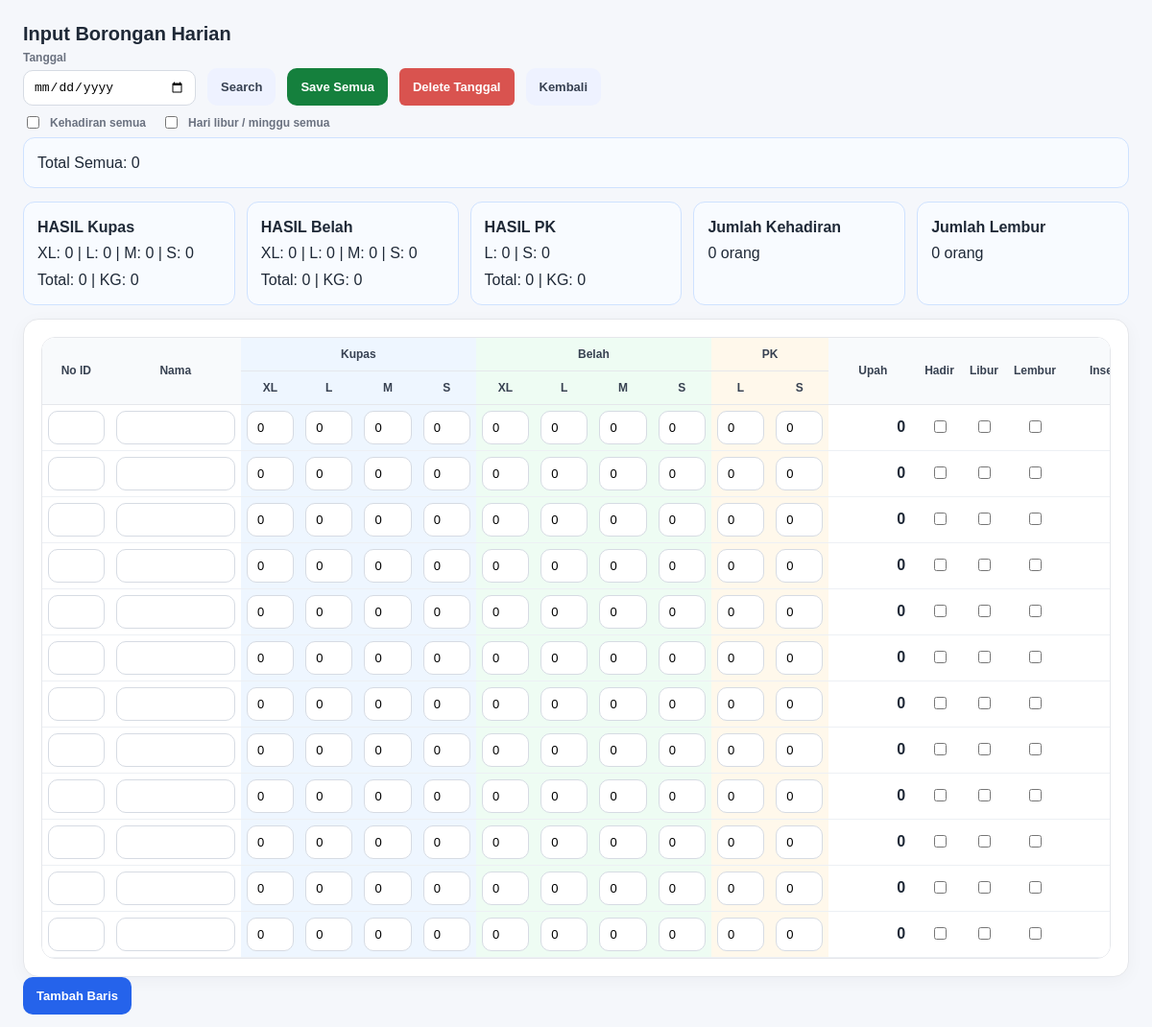
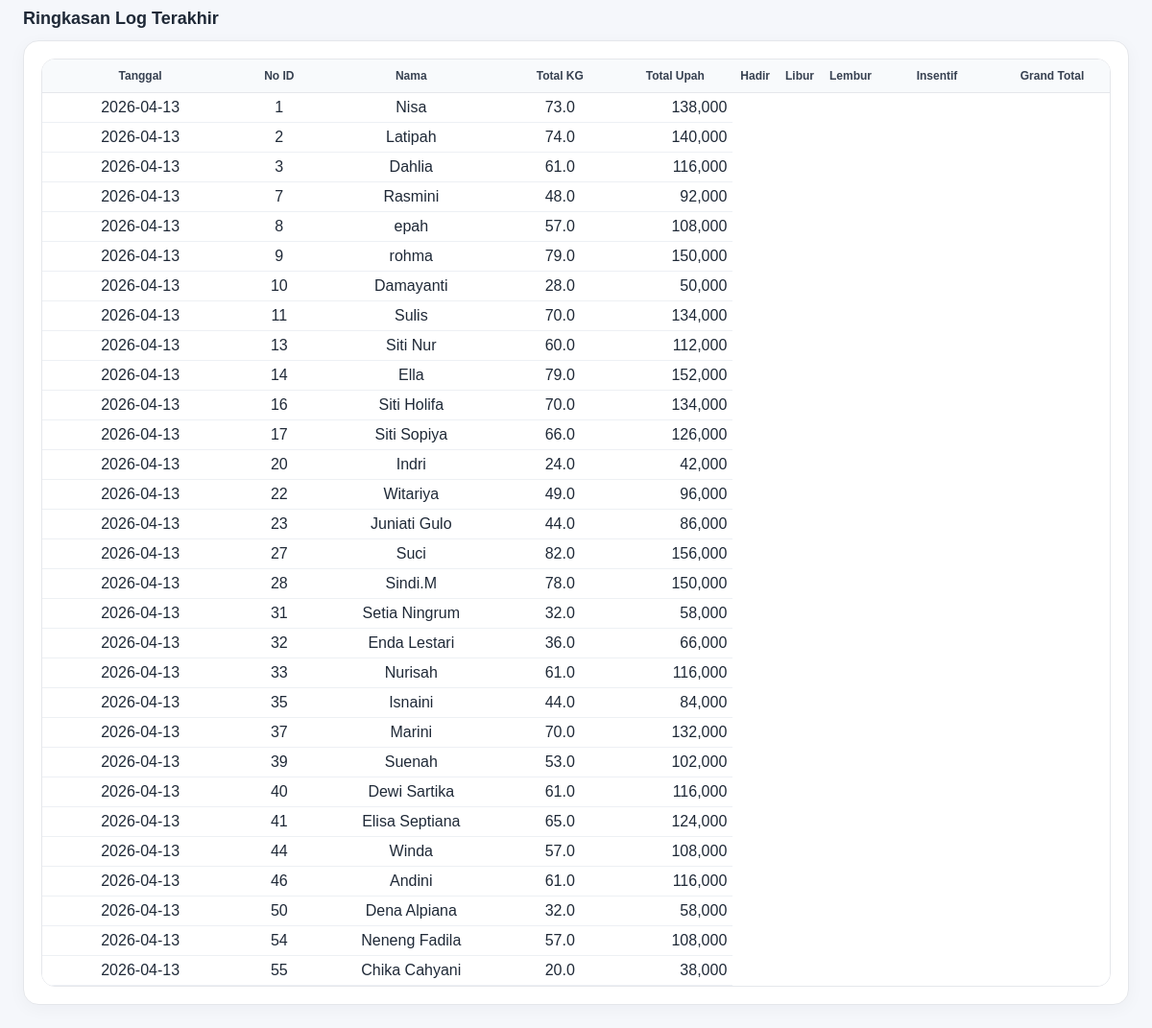
Screenshot of /karyawan/borongan (signed in) with the database file from the repository (2 pictures, top to bottom).
### tables this page shows
CREATE TABLE borongan_logs (
                        id INTEGER PRIMARY KEY AUTOINCREMENT,
                        tanggal TEXT NOT NULL,
                        no_id TEXT NOT NULL,
                        nama TEXT NOT NULL,
                    
                        kupas_xl_koin REAL NOT NULL DEFAULT 0,
                        kupas_l_koin REAL NOT NULL DEFAULT 0,
                        kupas_m_koin REAL NOT NULL DEFAULT 0,
                        kupas_s_koin REAL NOT NULL DEFAULT 0,
                    
                        belah_xl_koin REAL NOT NULL DEFAULT 0,
                        belah_l_koin REAL NOT NULL DEFAULT 0,
                        belah_m_koin REAL NOT NULL DEFAULT 0,
                        belah_s_koin REAL NOT NULL DEFAULT 0,
                    
                        pk_l_kg REAL NOT NULL DEFAULT 0,
                        pk_s_kg REAL NOT NULL DEFAULT 0,
                    
                        kupas_xl_kg REAL NOT NULL DEFAULT 0,
                        kupas_l_kg REAL NOT NULL DEFAULT 0,
                        kupas_m_kg REAL NOT NULL DEFAULT 0,
                        kupas_s_kg REAL NOT NULL DEFAULT 0,
                    
                        belah_xl_kg REAL NOT NULL DEFAULT 0,
                        belah_l_kg REAL NOT NULL DEFAULT 0,
                        belah_m_kg REAL NOT NULL DEFAULT 0,
                        belah_s_kg REAL NOT NULL DEFAULT 0,
                    
                        pk_l_kg_final REAL NOT NULL DEFAULT 0,
                        pk_s_kg_final REAL NOT NULL DEFAULT 0,
                    
                        rate_kupas_xl REAL NOT NULL DEFAULT 0,
                        rate_kupas_l REAL NOT NULL DEFAULT 0,
                        rate_kupas_m REAL NOT NULL DEFAULT 0,
                        rate_kupas_s REAL NOT NULL DEFAULT 0,
                    
                        rate_belah_xl REAL NOT NULL DEFAULT 0,
                        rate_belah_l REAL NOT NULL DEFAULT 0,
                        rate_belah_m REAL NOT NULL DEFAULT 0,
                        rate_belah_s REAL NOT NULL DEFAULT 0,
                    
                        rate_pk_l REAL NOT NULL DEFAULT 0,
                        rate_pk_s REAL NOT NULL DEFAULT 0,
                    
                        subtotal_kupas_xl REAL NOT NULL DEFAULT 0,
                        subtotal_kupas_l REAL NOT NULL DEFAULT 0,
                        subtotal_kupas_m REAL NOT NULL DEFAULT 0,
                        subtotal_kupas_s REAL NOT NULL DEFAULT 0,
                    
                        subtotal_belah_xl REAL NOT NULL DEFAULT 0,
                        subtotal_belah_l REAL NOT NULL DEFAULT 0,
                        subtotal_belah_m REAL NOT NULL DEFAULT 0,
                        subtotal_belah_s REAL NOT NULL DEFAULT 0,
                    
                        subtotal_pk_l REAL NOT NULL DEFAULT 0,
                        subtotal_pk_s REAL NOT NULL DEFAULT 0,
                    
                        total_kg REAL NOT NULL DEFAULT 0,
                        total_upah REAL NOT NULL DEFAULT 0,
                    
                        created_at TEXT NOT NULL DEFAULT CURRENT_TIMESTAMP,
                        updated_at TEXT NOT NULL DEFAULT CURRENT_TIMESTAMP, hadir INTEGER NOT NULL DEFAULT 0, hari_libur INTEGER NOT NULL DEFAULT 0, lembur INTEGER NOT NULL DEFAULT 0, insentif_kehadiran REAL NOT NULL DEFAULT 0, insentif_libur REAL NOT NULL DEFAULT 0, insentif_lembur REAL NOT NULL DEFAULT 0, total_insentif REAL NOT NULL DEFAULT 0, grand_total REAL NOT NULL DEFAULT 0,
                    
                        UNIQUE (tanggal, no_id)
                    );

### karyawan/routes.py (the view)
@karyawan_bp.route("/borongan", methods=["GET"])
@login_required
@role_required("admin","absensi")
def borongan_index():
    conn = get_conn()
    setting_rows = conn.execute("""
        SELECT kode, nilai
        FROM payroll_settings
        WHERE aktif = 1
    """).fetchall()
    setting_map = {r["kode"]: float(r["nilai"] or 0) for r in setting_rows}
    rates = conn.execute("""
        SELECT
            wt.kode AS work_kode,
            s.kode AS size_kode,
            wr.harga_per_kg
        FROM work_rates wr
        JOIN work_types wt ON wt.id = wr.work_type_id
        JOIN sizes s ON s.id = wr.size_id
        WHERE wr.aktif = 1
        ORDER BY wt.kode, s.urutan
    """).fetchall()
    rate_map = {}
    for r in rates:
        key = f"{r['work_kode']}_{r['size_kode']}"
        rate_map[key] = float(r["harga_per_kg"] or 0)
    recent_summary = conn.execute("""
        SELECT
            tanggal,
            no_id,
            nama,
            total_kg,
            total_upah
        FROM borongan_logs
        ORDER BY tanggal DESC, CAST(no_id AS INTEGER), no_id
        LIMIT 30
    """).fetchall()
    conn.close()
    return render_template(
        "karyawan/borongan.html",
        rate_map_json=json.dumps(rate_map),setting_map_json=json.dumps(setting_map),
        recent_summary=recent_summary
    )

### helpers/auth.py (called while the page is built)
def require_login():
    return session.get("user") is not None

def login_required(func):
    from functools import wraps
    @wraps(func)
    def wrapper(*args, **kwargs):
        if not require_login():
            return redirect(url_for("login"))
        return func(*args, **kwargs)
    return wrapper

def role_required(*roles):
    from functools import wraps
    def decorator(func):
        @wraps(func)
        def wrapper(*args, **kwargs):
            if session.get("role") not in roles:
                return redirect(url_for("dashboard"))
            return func(*args, **kwargs)
        return wrapper
    return decorator

### helpers/db.py (called while the page is built)
def get_conn():
    conn = sqlite3.connect(DB_PATH, timeout=30)
    conn.row_factory = sqlite3.Row
    conn.execute("PRAGMA foreign_keys = ON;")
    conn.execute("PRAGMA journal_mode = WAL;")
    return conn

### karyawan/templates/karyawan/borongan.html (shortened to what this page needs)
<!DOCTYPE html>
<html>
<head>
</head>
<body>
<div class="page-wrap">
    <div class="page-title">Input Borongan Harian</div>
    <div class="topbar">
    <div class="field-group">
        <label for="tanggal">Tanggal</label>
        <input type="date" id="tanggal">
    </div>
        <button type="button" class="btn btn-link" id="btnSearch">Search</button>
        <button type="button" class="btn btn-save" id="btnSaveAll">Save Semua</button>
        <button type="button" class="btn btn-danger" id="btnDeleteTanggal">Delete Tanggal</button>
         <a class="btn btn-link" href="{{ url_for('karyawan.karyawan_index') }}">Kembali</a>
    </div>
<div class="field-group" style="display:flex; gap:16px; align-items:center; margin-top:8px;">
    <label style="display:flex; align-items:center; gap:8px;">
        <input type="checkbox" id="checkHadirSemua">
        Kehadiran semua
    </label>
    <label style="display:flex; align-items:center; gap:8px;">
        <input type="checkbox" id="checkLiburSemua">
        Hari libur / minggu semua
    </label>
</div>
        <div class="hasil-item">
            Total Semua: <span id="grandTotal">0</span>
        </div>
    </div>
<div class="hasil-summary-grid">
<div class="hasil-item">
    <strong>HASIL Kupas</strong><br>
    XL: <span id="sumKupasXL">0</span> |
    L: <span id="sumKupasL">0</span> |
    M: <span id="sumKupasM">0</span> |
    S: <span id="sumKupasS">0</span><br>
    Total: <span id="sumKupasTotal">0</span> |
    KG: <span id="sumKupasKG">0</span>
</div>
    <div class="hasil-item">
    <strong>HASIL Belah</strong><br>
    XL: <span id="sumBelahXL">0</span> |
    L: <span id="sumBelahL">0</span> |
    M: <span id="sumBelahM">0</span> |
    S: <span id="sumBelahS">0</span><br>
    Total: <span id="sumBelahTotal">0</span> |
    KG: <span id="sumBelahKG">0</span>
</div>
    <div class="hasil-item">
        <strong>HASIL PK</strong><br>
        L: <span id="sumPKL">0</span> |
        S: <span id="sumPKS">0</span>
        <br>
        Total: <span id="sumPKTotal">0</span>
        | KG: <span id="sumPKKG">0</span>
    </div>
    <div class="hasil-item">
        <strong>Jumlah Kehadiran</strong><br>
        <span id="sumHadirOrang">0</span> orang
    </div>
    <div class="hasil-item">
        <strong>Jumlah Lembur</strong><br>
        <span id="sumLemburOrang">0</span> orang
    </div>
</div>
<div class="card grid-card">
    <div class="table-wrap">
        <table id="gridTable">
            <thead>
                <tr>
                    <th rowspan="2" class="col-noid">No ID</th>
                    <th rowspan="2" class="col-nama">Nama</th>
                    <th colspan="4" class="kupas">Kupas</th>
                    <th colspan="4" class="belah">Belah</th>
                    <th colspan="2" class="pk">PK</th>
                    <th rowspan="2" class="col-total">Upah</th>
                    <th rowspan="2" class="col-box">Hadir</th>
                    <th rowspan="2" class="col-box">Libur</th>
                    <th rowspan="2" class="col-box">Lembur</th>
                    <th rowspan="2" class="col-total">Insentif</th>
                </tr>
                <tr>
                    <th class="col-small kupas">XL</th>
                    <th class="col-small kupas">L</th>
                    <th class="col-small kupas">M</th>
                    <th class="col-small kupas">S</th>
                    <th class="col-small belah">XL</th>
                    <th class="col-small belah">L</th>
                    <th class="col-small belah">M</th>
                    <th class="col-small belah">S</th>
                    <th class="col-small pk">L</th>
                    <th class="col-small pk">S</th>
                </tr>
            </thead>
            <tbody id="gridBody"></tbody>
        </table>
    </div>
</div>
        <button type="button" class="btn btn-add" id="btnAddRow">Tambah Baris</button>
            <div class="section-title">Ringkasan Log Terakhir</div>
<div class="card">
    <div class="mini-table-wrap">
        <table>
            <thead>
                <tr>
                    <th class="col-date">Tanggal</th>
                    <th class="col-noid">No ID</th>
                    <th class="col-nama">Nama</th>
                    <th class="col-total">Total KG</th>
                    <th class="col-total">Total Upah</th>
                    <th class="col-box">Hadir</th>
                    <th class="col-box">Libur</th>
                    <th class="col-box">Lembur</th>
                    <th class="col-total">Insentif</th>
                    <th class="col-total">Grand Total</th>
                </tr>
            </thead>
            <tbody>
                    {% for row in recent_summary %}
                    <tr>
                        <td>{{ row.tanggal }}</td>
                        <td>{{ row.no_id }}</td>
                        <td>{{ row.nama }}</td>
                        <td>{{ row.total_kg }}</td>
                        <td class="right">{{ "{:,.0f}".format(row.total_upah or 0) }}</td>
                    </tr>
                    {% endfor %}
                </tbody>
            </table>
        </div>
    </div>
</body>
</html>

### karyawan/templates/karyawan/borongan.html (style rules this page uses)
:root { --bg: #f5f7fb; --card: #ffffff; --border: #e5e7eb; --text: #1f2937; --muted: #6b7280; --kupas: #eef6ff; --belah: #eefcf3; --pk: #fff8eb; --total: white; --primary: #2563eb; --primary-dark: #1d4ed8; --success: #15803d; --success-dark: #166534; --danger: #dc2626; }
* { box-sizing: border-box; }
body { font-family: Arial, sans-serif; background: var(--bg); color: var(--text); margin: 0; padding: 24px; }
.page-wrap { max-width: 1500px; margin: 0 auto; }
.page-title { font-size: 20px; font-weight: 700; margin-bottom: 6px; }
.card { background: var(--card); border: 1px solid var(--border); border-radius: 16px; padding: 18px; box-shadow: 0 4px 18px rgba(15, 23, 42, 0.04); }
.topbar { display: flex; gap: 12px; align-items: end; flex-wrap: wrap; }
.field-group label { display: block; font-size: 12px; font-weight: 600; color: var(--muted); margin-bottom: 6px; }
.field-group input[type="date"] { min-width: 180px; }
input[type="text"], input[type="number"], input[type="date"], select, textarea { width: 100%; padding: 9px 10px; border: 1px solid #d6dbe3; border-radius: 10px; outline: none; background: white; transition: 0.15s ease; font-size: 13px; }
.btn { border: none; border-radius: 10px; padding: 10px 14px; font-size: 13px; font-weight: 600; cursor: pointer; text-decoration: none; display: inline-flex; align-items: center; justify-content: center; min-height: 39px; }
.btn-danger { background: #d9534f; color: white; border-radius: 6px; padding: 8px 14px; }
.btn-add { background: var(--primary); color: white; }
.btn-save { background: var(--success); color: white; }
.btn-link { background: #eef2ff; color: #374151; }
.grid-card { overflow: hidden; }
.table-wrap { overflow-x: auto; border-radius: 14px; border: 1px solid var(--border); }
table { width: 100%; border-collapse: separate; border-spacing: 0; min-width: 1320px; background: white; }
thead th { position: sticky; top: 0; z-index: 2; background: #f8fafc; color: #374151; font-size: 12px; font-weight: 700; border-bottom: 1px solid var(--border); padding: 10px 8px; text-align: center; white-space: nowrap; }
tbody td { border-bottom: 1px solid #edf0f4; padding: 6px; text-align: center; background: white; }
.kupas { background: var(--kupas) !important; }
.belah { background: var(--belah) !important; }
.pk { background: var(--pk) !important; }
.section-title { font-size: 18px; font-weight: 700; margin: 22px 0 12px; }
.right { text-align: right; }
.mini-table-wrap { overflow-x: auto; border-radius: 14px; border: 1px solid var(--border); background: white; }
.mini-table-wrap table { min-width: 700px; }
.hasil-summary-grid { display:grid; grid-template-columns: repeat(auto-fit, minmax(220px, 1fr)); gap:12px; margin:14px 0; }
.hasil-item { background:#f8fbff; border:1px solid #cfe2ff; width : 40 px; border-radius:12px; padding:12px 14px; line-height:1.7; }
.mini-table-wrap th { background: #f8fafc; }
.col-box { width : 30px; }
.col-noid { width: 85px; }
.col-nama { width: 190px; }
.col-small { width: 78px; }
.col-total { width: 120px; }

### rows the page displays
borongan_logs: tanggal "2026-04-13", no_id "1", nama "Nisa", total_kg "73.0", total_upah "138,000"
borongan_logs: tanggal "2026-04-13", no_id "2", nama "Latipah", total_kg "74.0", total_upah "140,000"
borongan_logs: tanggal "2026-04-13", no_id "3", nama "Dahlia", total_kg "61.0", total_upah "116,000"
borongan_logs: tanggal "2026-04-13", no_id "7", nama "Rasmini", total_kg "48.0", total_upah "92,000"
borongan_logs: tanggal "2026-04-13", no_id "8", nama "epah", total_kg "57.0", total_upah "108,000"
borongan_logs: tanggal "2026-04-13", no_id "9", nama "rohma", total_kg "79.0", total_upah "150,000"
borongan_logs: tanggal "2026-04-13", no_id "10", nama "Damayanti", total_kg "28.0", total_upah "50,000"
borongan_logs: tanggal "2026-04-13", no_id "11", nama "Sulis", total_kg "70.0", total_upah "134,000"
borongan_logs: tanggal "2026-04-13", no_id "13", nama "Siti Nur", total_kg "60.0", total_upah "112,000"
borongan_logs: tanggal "2026-04-13", no_id "14", nama "Ella", total_kg "79.0", total_upah "152,000"
borongan_logs: tanggal "2026-04-13", no_id "16", nama "Siti Holifa", total_kg "70.0", total_upah "134,000"
borongan_logs: tanggal "2026-04-13", no_id "17", nama "Siti Sopiya", total_kg "66.0", total_upah "126,000"
borongan_logs: tanggal "2026-04-13", no_id "20", nama "Indri", total_kg "24.0", total_upah "42,000"
borongan_logs: tanggal "2026-04-13", no_id "22", nama "Witariya", total_kg "49.0", total_upah "96,000"
borongan_logs: tanggal "2026-04-13", no_id "23", nama "Juniati Gulo", total_kg "44.0", total_upah "86,000"
borongan_logs: tanggal "2026-04-13", no_id "27", nama "Suci", total_kg "82.0", total_upah "156,000"
borongan_logs: tanggal "2026-04-13", no_id "28", nama "Sindi.M", total_kg "78.0", total_upah "150,000"
borongan_logs: tanggal "2026-04-13", no_id "31", nama "Setia Ningrum", total_kg "32.0", total_upah "58,000"
borongan_logs: tanggal "2026-04-13", no_id "32", nama "Enda Lestari", total_kg "36.0", total_upah "66,000"
borongan_logs: tanggal "2026-04-13", no_id "33", nama "Nurisah", total_kg "61.0", total_upah "116,000"
borongan_logs: tanggal "2026-04-13", no_id "35", nama "Isnaini", total_kg "44.0", total_upah "84,000"
borongan_logs: tanggal "2026-04-13", no_id "37", nama "Marini", total_kg "70.0", total_upah "132,000"
borongan_logs: tanggal "2026-04-13", no_id "39", nama "Suenah", total_kg "53.0", total_upah "102,000"
borongan_logs: tanggal "2026-04-13", no_id "40", nama "Dewi Sartika", total_kg "61.0", total_upah "116,000"
borongan_logs: tanggal "2026-04-13", no_id "41", nama "Elisa Septiana", total_kg "65.0", total_upah "124,000"
borongan_logs: tanggal "2026-04-13", no_id "44", nama "Winda", total_kg "57.0", total_upah "108,000"
borongan_logs: tanggal "2026-04-13", no_id "46", nama "Andini", total_kg "61.0", total_upah "116,000"
borongan_logs: tanggal "2026-04-13", no_id "50", nama "Dena Alpiana", total_kg "32.0", total_upah "58,000"
borongan_logs: tanggal "2026-04-13", no_id "54", nama "Neneng Fadila", total_kg "57.0", total_upah "108,000"
borongan_logs: tanggal "2026-04-13", no_id "55", nama "Chika Cahyani", total_kg "20.0", total_upah "38,000"
